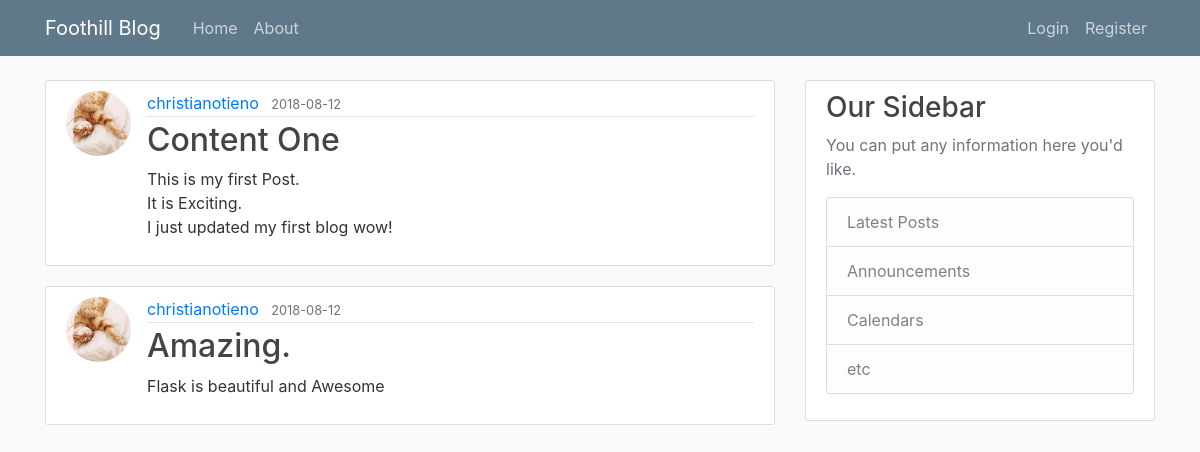
The page /home on the database its author committed.
### blog/models.py (models this page shows, shortened)
class Post(db.Model):
    id = db.Column(db.Integer, primary_key=True)
    title = db.Column(db.String(100), nullable=False)
    DatePosted = db.Column(db.DateTime, nullable=False, default=datetime.utcnow)
    content = db.Column(db.Text, nullable=False)
    UserId = db.Column(db.Integer, db.ForeignKey('user.id'), nullable=False)

class User(db.Model, UserMixin):
    id = db.Column(db.Integer, primary_key=True)
    username = db.Column(db.String(20), unique=True, nullable=False)
    email = db.Column(db.String(120), unique=True, nullable=False)
    ImageFile = db.Column(db.String(20), nullable=False, default='default.jpg')
    password = db.Column(db.String(60), nullable=False)
    posts = db.relationship('Post', backref='author', lazy=True)

### blog/routes.py (the view)
@app.route("/")
@app.route("/home")
def home():
    posts = Post.query.all()
    return render_template('home.html', posts=posts)

### blog/templates/home.html
{% extends "layout.html" %} {% block content %} {% for post in posts %}
<article class="media content-section">
    <img class="rounded-circle article-img" src="{{ url_for('static', filename='ProfilePics/' + post.author.ImageFile) }}">
    <div class="media-body">
        <div class="article-metadata">
            <a class="mr-2" href="#">{{ post.author.username }}</a>
            <small class="text-muted">{{ post.DatePosted.strftime('%Y-%m-%d') }}</small>
        </div>
        <h2><a class="article-title" href="{{ url_for('post', post_id=post.id) }}">{{ post.title }}</a></h2>
        <p class="article-content">{{ post.content }}</p>
    </div>
</article>
{% endfor %} {% endblock content %}

### blog/templates/layout.html (shortened to what this page needs)
<!DOCTYPE html>
<html>
<head>
    <link rel="stylesheet" href="https://maxcdn.bootstrapcdn.com/bootstrap/4.0.0/css/bootstrap.min.css">
    <link rel="stylesheet" type="text/css" href="{{ url_for('static', filename='main.css') }}">
</head>
<body>
    <header class="site-header">
        <nav class="navbar navbar-expand-md navbar-dark bg-steel fixed-top">
            <div class="container">
                <a class="navbar-brand mr-4" href="/">Foothill Blog</a>
                <div class="collapse navbar-collapse" id="navbarToggle">
                    <div class="navbar-nav mr-auto">
                        <a class="nav-item nav-link" href="{{ url_for('home') }}">Home</a>
                        <a class="nav-item nav-link" href="{{ url_for('about') }}">About</a>
                    </div>
                    <div class="navbar-nav">
                        {% if current_user.is_authenticated %}
                        <a class="nav-item nav-link" href="{{ url_for('NewPost') }}">New Post</a>
                        <a class="nav-item nav-link" href="{{ url_for('account') }}">Account</a>
                        <a class="nav-item nav-link" href="{{ url_for('logout') }}">Logout</a> {% else %}
                        <a class="nav-item nav-link" href="{{ url_for('login') }}">Login</a>
                        <a class="nav-item nav-link" href="{{ url_for('register') }}">Register</a> {% endif %}
                    </div>
                </div>
            </div>
        </nav>
    </header>
    <main role="main" class="container">
        <div class="row">
            <div class="col-md-8">
                 {% block content %}{% endblock %}
            </div>
            <div class="col-md-4">
                <div class="content-section">
                    <h3>Our Sidebar</h3>
                    <p class='text-muted'>You can put any information here you'd like.
                        <ul class="list-group">
                            <li class="list-group-item list-group-item-light">Latest Posts</li>
                            <li class="list-group-item list-group-item-light">Announcements</li>
                            <li class="list-group-item list-group-item-light">Calendars</li>
                            <li class="list-group-item list-group-item-light">etc</li>
                        </ul>
                    </p>
                </div>
            </div>
        </div>
    </main>
</body>
</html>

### blog/static/main.css (style rules this page uses)
body { background: #fafafa; color: #333333; margin-top: 5rem; }
h1, h2, h3, h4, h5, h6 { color: #444444; }
.bg-steel { background-color: #5f788a; }
.site-header .navbar-nav .nav-link { color: #cbd5db; }
.content-section { background: #ffffff; padding: 10px 20px; border: 1px solid #dddddd; border-radius: 3px; margin-bottom: 20px; }
.article-title { color: #444444; }
.article-content { white-space: pre-line; }
.article-img { height: 65px; width: 65px; margin-right: 16px; }
.article-metadata { padding-bottom: 1px; margin-bottom: 4px; border-bottom: 1px solid #e3e3e3 }

### rows shown on the page
Post: author.username "christianotieno", DatePosted "2018-08-12", title "Content One", content "This is my first Post. It is Exciting. I just updated my first blog wow!"
Post: author.username "christianotieno", DatePosted "2018-08-12", title "Amazing.", content "Flask is beautiful and Awesome"
